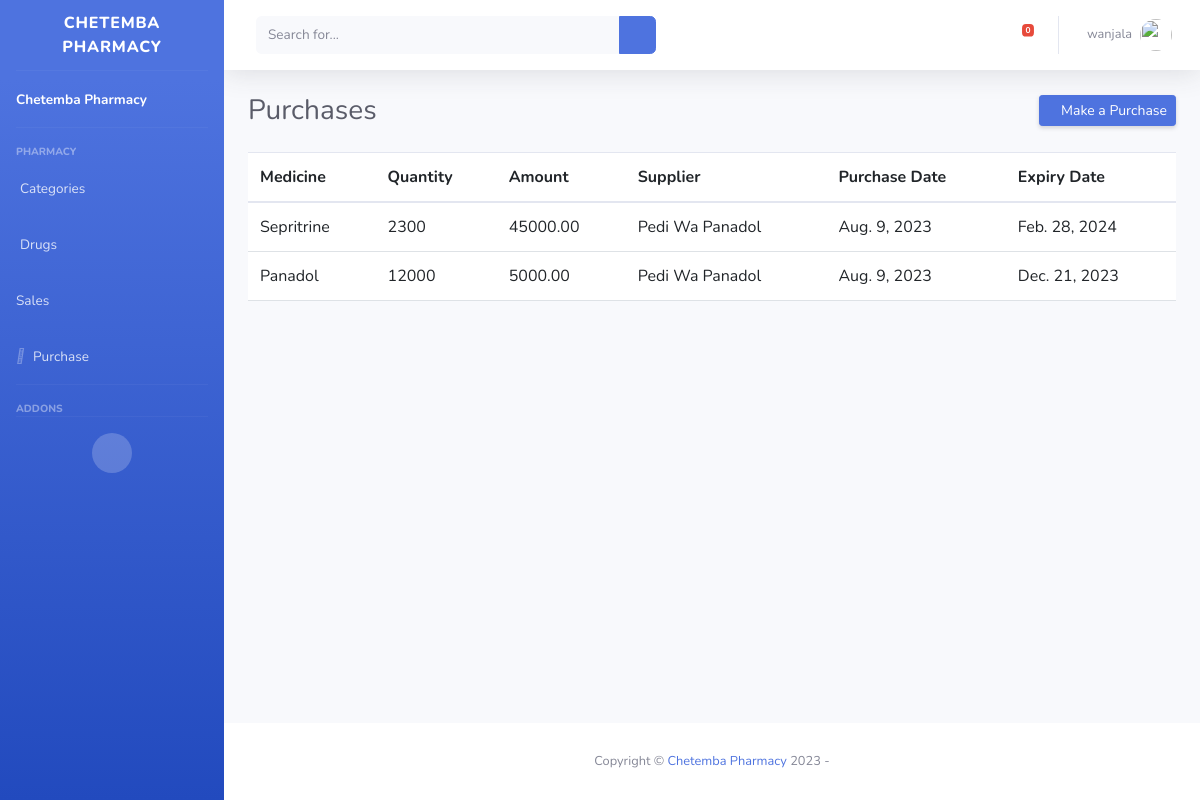
The page /purchases/ (signed in) on the database its author committed.
### pharmacy/models.py (models this page shows, shortened)
class Purchase(models.Model):
    medicine = models.ForeignKey(Medicine, on_delete=models.CASCADE)
    supplier = models.ForeignKey(Supplier, on_delete=models.CASCADE)
    quantity_purchased = models.PositiveIntegerField()
    purchase_date = models.DateField()
    expiry_date = models.DateField()
    purchase_amount = models.DecimalField(max_digits=10, decimal_places=2)

class Medicine(models.Model):
    name = models.CharField(max_length=200, unique=True)
    category = models.ForeignKey(Category, on_delete=models.CASCADE)
    supplier = models.ForeignKey(Supplier, on_delete=models.CASCADE)
    selling_price = models.DecimalField(max_digits=10, decimal_places=2)
    def __str__(self):
        return self.name

class Supplier(models.Model):
    name = models.CharField(max_length=100)
    contact_number = models.CharField(max_length=15)
    def __str__(self):
        return self.name

### pharmacy/views.py (the view)
# urls.py: path('purchases/', views.purchases, name='purchases'),
@login_required(login_url='login')
def purchases(request):
    if request.method == 'POST':
        form = PurchaseForm(request.POST)
        if form.is_valid():
            form.save()
            return redirect('purchases')
    else:
        form = PurchaseForm()
    purchases = Purchase.objects.all()
    return render(request, 'pharmacy/Purchases.html', {'form': form, 'purchases': purchases})

### pharmacy/forms/forms.py
class PurchaseForm(forms.ModelForm):
    class Meta:
        model = Purchase
        fields = ['medicine', 'quantity_purchased', 'purchase_amount', 'purchase_date', 'expiry_date', 'supplier']
        widgets = {
            'medicine': forms.Select(attrs={'class': 'form-select'}),
            'supplier': forms.Select(attrs={'class': 'form-select'}),
            'quantity_purchased': forms.NumberInput(attrs={'class': 'form-control'}),
            'purchase_amount': forms.NumberInput(attrs={'class': 'form-control'}),
            'purchase_date': forms.DateInput(attrs={'class': 'form-control', 'type': 'date'}),
            'expiry_date': forms.DateInput(attrs={'class': 'form-control', 'type': 'date'}),
        }
    def __init__(self, *args, **kwargs):
        super().__init__(*args, **kwargs)
        today = date.today()
        self.fields['purchase_date'].widget.attrs['max'] = today
        self.fields['expiry_date'].widget.attrs['min'] = today + timedelta(days=8)

### pharmacy/context_processors.py (called while the page is built)
def expired_medicine_logs(request):
    expired_logs = ExpiredMedicineLog.objects.all()
    return {'expired_logs': expired_logs}

### pharmacy/templates/pharmacy/Purchases.html (shortened to what this page needs)
{% extends 'main.html' %}
{% load static %}
{% block content %}
    <section id="page-top">
        <div id="wrapper">
            {% include 'pharmacy/sideBar.html' %}
            <div id="content-wrapper" class="d-flex flex-column">
                <div id="content">
                    {% include 'pharmacy/topAppBar.html' %}
                    {% include 'pharmacy/purchase.html' %}
                    </div>
                {% include 'footer.html' %}
            </div>
        </div>
    </section>
{% endblock %}

### pharmacy/templates/pharmacy/topAppBar.html (shortened to what this page needs)
{% load static %}
<nav class="navbar navbar-expand navbar-light bg-white topbar mb-4 static-top shadow">
    <form
            class="d-none d-sm-inline-block form-inline mr-auto ml-md-3 my-2 my-md-0 mw-100 navbar-search">
        <div class="input-group">
            <input type="text" class="form-control bg-light border-0 small" placeholder="Search for..."
                   aria-label="Search" aria-describedby="basic-addon2">
            <div class="input-group-append">
                <button class="btn btn-primary" type="button">
                    <i class="fas fa-search fa-sm"></i>
                </button>
            </div>
        </div>
    </form>
    <ul class="navbar-nav ml-auto">
        <li class="nav-item dropdown no-arrow mx-1">
            <a class="nav-link dropdown-toggle" href="#" id="alertsDropdown" role="button"
               data-toggle="dropdown" aria-haspopup="true" aria-expanded="false">
                <i class="fas fa-bell fa-fw"></i>
                <span class="badge badge-danger badge-counter">{{ expired_logs.count }}</span>
            </a>
        </li>
        <li class="nav-item dropdown no-arrow">
            <a class="nav-link dropdown-toggle" href="#" id="userDropdown" role="button"
               data-toggle="dropdown" aria-haspopup="true" aria-expanded="false">
                <span class="mr-2 d-none d-lg-inline text-gray-600 small">{{ request.user.username }}</span>
                <img class="img-profile rounded-circle"
                     src="{% static 'img/undraw_profile.svg' %}">
            </a>
        </li>
    </ul>
</nav>

### pharmacy/templates/pharmacy/purchase.html (shortened to what this page needs)
<div class="container-fluid">
    <div class="d-sm-flex align-items-center justify-content-between mb-4">
        <h1 class="h3 mb-0 text-gray-800">Purchases</h1>
        <a href="#" class="d-none d-sm-inline-block btn btn-sm btn-primary shadow-sm" data-bs-toggle="modal"
           data-bs-target="#addPurchaseModal"><i
                class="fas fa-plus fa-sm text-white-50"></i> Make a Purchase</a>
    </div>
    <table class="table">
        <thead>
        <tr>
            <th>Medicine</th>
            <th>Quantity</th>
            <th>Amount</th>
            <th>Supplier</th>
            <th>Purchase Date</th>
            <th>Expiry Date</th>
        </tr>
        </thead>
        <tbody>
        {% for purchase in purchases %}
            <tr>
                <td>{{ purchase.medicine }}</td>
                <td>{{ purchase.quantity_purchased }}</td>
                <td>{{ purchase.purchase_amount }}</td>
                <td>{{ purchase.supplier }}</td>
                <td>{{ purchase.purchase_date }}</td>
                <td>{{ purchase.expiry_date }}</td>
            </tr>
        {% endfor %}
        </tbody>
    </table>
</div>

### rows shown on the page
Purchase: medicine "Sepritrine", quantity_purchased "2300", purchase_amount "45000.00", supplier "Pedi Wa Panadol", purchase_date "Aug. 9, 2023", expiry_date "Feb. 28, 2024"
Purchase: medicine "Panadol", quantity_purchased "12000", purchase_amount "5000.00", supplier "Pedi Wa Panadol", purchase_date "Aug. 9, 2023", expiry_date "Dec. 21, 2023"

### other values the page prints
{{ expired_logs.count }} "0"
{{ request.user.username }} "wanjala"
